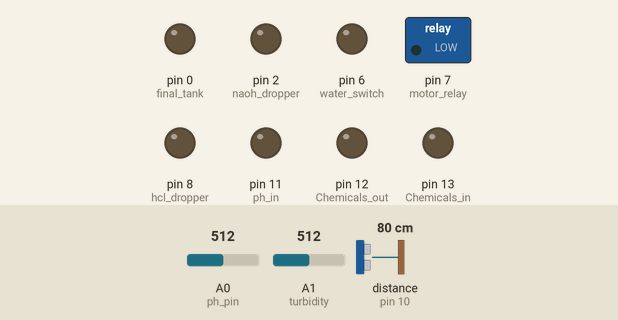
Simulated run of this sketch. Board: Arduino Uno, built with avr-gcc and run on an emulated ATmega328P. Shown: switched loads named in the sketch (green lamp = pin HIGH), output pins drawn as LEDs (lit = HIGH). Wiring (inferred from the names in the program): ultrasonic range finder: trigger pin 9; echo pin 10. Inputs (shaded band) come from the test bench; at power-on: A0 (ph_pin) = 512, A1 (turbidity) = 512, distance to the obstacle (sensor on pin 10) 80 cm. The echo pulse lasts 58.3 µs per cm; pins used as bus, display or sensor lines are not drawn.

Above: at 0.1 s.
At 18.8 s:
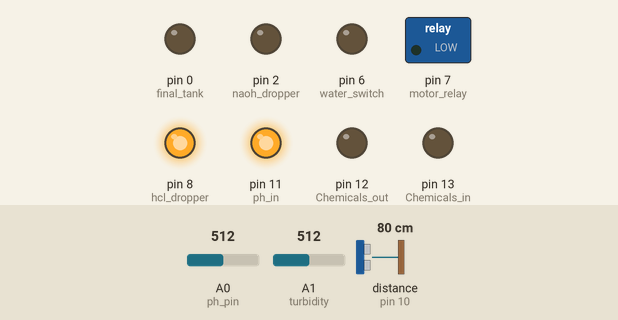
At 38.4 s:
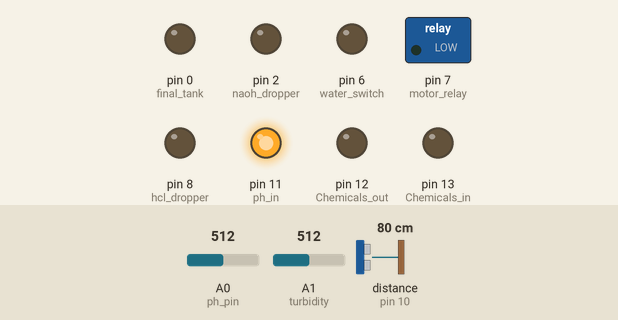
Timing chart, 0 to 39.9 s (numbered marks = the images above):
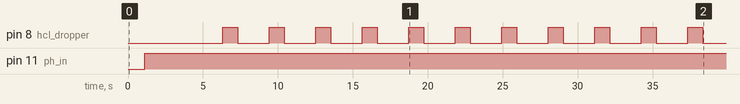

Measured:
- by itself, pin 8 (hcl_dropper): LOW → HIGH at 6.3 s, → LOW 1.0 s later, → HIGH 2.1 s later, → LOW 1.0 s later, … (22 changes in this stretch)
- by itself, pin 11 (ph_in): LOW → HIGH at 1.1 s

The sketch:

sketch_oct09a.ino
```cpp
//##########################################################################################//
                         //******Global Variales Decleration******//
float ph;
long tank_level;
float ntu_value;
//##########################################################################################//
                         //******Pins Variables Decleration ******//

int ph_pin = A0;
int trigPin = 9;
int echoPin = 10;
int turbidity = A1;
int motor_relay = 7;
int water_switch = 6;
int Osmosis_in = 3;
int Osmosis_out=4;
int Chemicals_in= 13;
int Chemicals_out= 12;
int ph_in = 11;
int hcl_dropper = 8;
int naoh_dropper = 2;
int final_tank= 0;

//##########################################################################################//
void setup() {
  pinMode(ph_pin , INPUT);
  pinMode(trigPin, OUTPUT);
  pinMode(echoPin , INPUT);
  pinMode(motor_relay,OUTPUT );
  pinMode(hcl_dropper,OUTPUT);
  pinMode(naoh_dropper,OUTPUT);
  pinMode(water_switch,OUTPUT);
  pinMode(turbidity,INPUT);
  pinMode(Osmosis_in,OUTPUT);
  pinMode(Osmosis_out,OUTPUT);
  pinMode(Chemicals_in,OUTPUT);
  pinMode(Chemicals_out,OUTPUT);
  pinMode(ph_in,OUTPUT);
  pinMode(final_tank,OUTPUT);
  }
//########################################################################################//
void loop() {

  while(true){
    tank_level=Tank_capacity();
    if(tank_level<4.5){
      digitalWrite(water_switch,HIGH);
      digitalWrite(motor_relay,HIGH);
      delay(1000);
      }else{
       digitalWrite(water_switch,LOW);
       digitalWrite(motor_relay,LOW);
       delay(1000);
        break;
        }
      }
   ntu_value=Turbidity_clac();
   if (ntu_value>=3 && ntu_value<=5){
    Osmosis();
    delay(3000);
    }else if (ntu_value>=1 && ntu_value<=3){
      Chemicals();
      delay(3000);
      }else{
        PH_GO();
        delay(3000);
        }
   ph=PH_Calculate();
   if(ph<6.5){
    NAOH_add();
    }else if (ph>8){
      HCL_add();
      }
    delay(1000);
    final_t();

}
//############################################################################################//
                         //******To Calculate the Tank Capacity******//

int Tank_capacity(){
  long duration;
  int distance;
  digitalWrite(trigPin, LOW);
  delayMicroseconds(2);
  digitalWrite(trigPin, HIGH);// Sets the trigPin on HIGH state for 10 micro seconds
  delayMicroseconds(10);
  digitalWrite(trigPin, LOW);
  duration = pulseIn(echoPin, HIGH);// Reads the echoPin, returns the sound wave travel time in microseconds
  distance= duration*0.034/2;// Calculating the distance
  return distance;
  }
  //#########################################################################################//
                         //******To Calculate Turbidity of water******//
int Turbidity_clac(){
      float ntu;
      float volt;
    volt = 0;
    for(int i=0; i<800; i++)
    {
        volt += ((float)analogRead(turbidity)/1023)*5;
    }
    volt = volt/800;
    volt = round_to_dp(volt,2);
    if(volt < 2.5){
      ntu = 3000;
    }else{
      ntu = -1120.4*square(volt)+5742.3*volt-4353.8;
    }
   return ntu;
  }
float round_to_dp( float in_value, int decimal_place )
{
  float multiplier = powf( 10.0f, decimal_place );
  in_value = roundf( in_value * multiplier ) / multiplier;
  return in_value;
}
  //#########################################################################################//
                         //******To Make Reverse Osmosis******//
  void Osmosis(){
    digitalWrite(Osmosis_in,HIGH);
    delay(1000);
    digitalWrite(Osmosis_out,HIGH);
    float Liters = 10;
    float Minutes = (1/4)*Liters;
    float Seconds = Minutes*60;
    delay(Seconds*1000);
    }
//#########################################################################################//
                         //******To Make chemical reactoiions of filteration******//
  void Chemicals(){
    digitalWrite(Chemicals_in,HIGH);
    delay(1000);
    digitalWrite(Chemicals_out,HIGH);
    float Liters = 10;
    float Minutes = (1/4)*Liters;
    float Seconds = Minutes*60;
    delay(Seconds*1000);
    }
//#########################################################################################//
                         //******To skip any filteration processes******//
 void PH_GO(){
    digitalWrite(ph_in,HIGH);
    float Liters = 10;
    float Minutes = (1/4)*Liters;
    float Seconds = Minutes*60;
    delay(Seconds*1000);
    }

//#########################################################################################//
                         //******To Calculate PH of water******//

int PH_Calculate(){

  float avg_ph_value ;
  int ph_list[10],temp_ph;
  float ph_value;

  for(int i=0;i<10;i++)       //Get 10 sample value from the sensor for smooth the value
  {
    ph_list[i]=analogRead(ph_pin);
    delay(10);
  }
  for(int i=0;i<9;i++)        //sort the analog from small to large
  {
    for(int j=i+1;j<10;j++)
    {
      if(ph_list[i]>ph_list[j])
      {
        temp_ph=ph_list[i];
        ph_list[i]=ph_list[j];
        ph_list[j]=temp_ph;
      }
    }
  }
  avg_ph_value=0;
  for(int i=0;i<9;i++)                      //take the average value of 6 center sample
    avg_ph_value+=ph_list[i];
  ph_value=avg_ph_value*5.0/1024/6; //convert the analog into millivolt
  ph_value=3.5*ph_value;
  return ph_value;
  }
//#################################################################################################//
                         //******To Add NAOH in case water is acidic******//
void NAOH_add(){
    while(true){
      delay(1000);
      ph=PH_Calculate();
      delay(1000);
      if(ph<6.5){
        digitalWrite(naoh_dropper,HIGH);
        delay(1000);
        digitalWrite(naoh_dropper,LOW);
        }else if(ph<=8&&ph>=6.5){
          digitalWrite(naoh_dropper,LOW);
          break;
          }else if(ph>6.5){
            HCL_add();
            break;
            }
      }
  }
//##############################################################################################//
                         //******To Add HCL in case water is basic******//
void HCL_add(){
    while(true){
      delay(1000);
      ph=PH_Calculate();
      delay(1000);
      if(ph>8){
        digitalWrite(hcl_dropper,HIGH);
        delay(1000);
        digitalWrite(hcl_dropper,LOW);
        }else if(ph<=8&&ph>=6.5){
          digitalWrite(hcl_dropper,LOW);
          break;
          }else if(ph<6.5){
            NAOH_add();
            break;
            }
      }
  }
//#########################################################################################//
                         //******to go to final tank******//
void final_t(){
      digitalWrite(final_tank,HIGH);
    float Liters = 10;
    float Minutes = (1/4)*Liters;
    float Seconds = Minutes*60;
    delay(Seconds*1000);
    }
```
